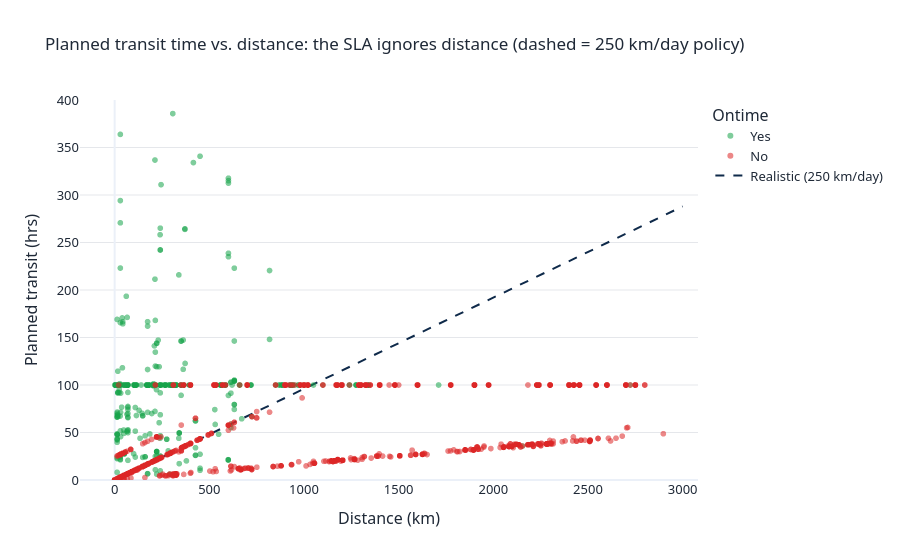

The notebook cell this image was saved under:
### Code cell
band = (df.groupby("DistanceBand").agg(Trips=("BookingID", "count"), OTIF=("IsOnTime", "mean"), MedianLeadDays=("LeadTimeDays", "median"),
          MedianPlannedHrs=("PlannedTransitHrs", "median"), RealisticHrs=("RealisticTransitHrs", "median"), Feasible=("SLAFeasible", "mean")))
display(band)
feas = df.groupby("SLAFeasible").agg(Trips=("BookingID", "count"), OTIF=("IsOnTime", "mean"))
display(feas)
fig = px.scatter(df.dropna(subset=["PlannedTransitHrs"]), x="DistanceKm", y="PlannedTransitHrs", color=df.Ontime.loc[df.PlannedTransitHrs.notna()],
                 color_discrete_map={"Yes": GREEN, "No": RED}, opacity=0.55,
                 title="Planned transit time vs. distance: the SLA ignores distance (dashed = 250 km/day policy)",
                 labels={"color": "On time", "DistanceKm": "Distance (km)", "PlannedTransitHrs": "Planned transit (hrs)"})
xs = np.linspace(0, 3000, 50)
fig.add_scatter(x=xs, y=xs / KM_PER_DAY * 24, mode="lines", line=dict(dash="dash", color=NAVY), name="Realistic (250 km/day)")
fig.update_yaxes(range=[0, 400]); fig.show()

### Figure 1 — Plotly figure (JSON) as saved in the notebook; plotly's stock layout.template omitted (floating-point values rounded to 4 significant figures; data arrays with more than 128 entries replaced by an {"elided": "..."} marker saying what was removed)
{"data": [{"hovertemplate": "Ontime=Yes<br>Distance (km)=%{x}<br>Planned transit (hrs)=%{y}<extra></extra>", "legendgroup": "Yes", "marker": {"color": "#16A34A", "opacity": 0.55, "symbol": "circle"}, "mode": "markers", "name": "Yes", "showlegend": true, "type": "scattergl", "x": {"elided": "1380 float values"}, "xaxis": "x", "y": {"elided": "1380 float values"}, "yaxis": "y"}, {"hovertemplate": "Ontime=No<br>Distance (km)=%{x}<br>Planned transit (hrs)=%{y}<extra></extra>", "legendgroup": "No", "marker": {"color": "#DC2626", "opacity": 0.55, "symbol": "circle"}, "mode": "markers", "name": "No", "showlegend": true, "type": "scattergl", "x": {"elided": "2200 float values"}, "xaxis": "x", "y": {"elided": "2200 float values"}, "yaxis": "y"}, {"line": {"color": "#0F2A4A", "dash": "dash"}, "mode": "lines", "name": "Realistic (250 km/day)", "type": "scatter", "x": [0.0, 61.22, 122.4, 183.7, 244.9, 306.1, 367.3, 428.6, 489.8, 551.0, 612.2, 673.5, 734.7, 795.9, 857.1, 918.4, 979.6, 1041.0, 1102.0, 1163.0, 1224.0, 1286.0, 1347.0, 1408.0, 1469.0, 1531.0, 1592.0, 1653.0, 1714.0, 1776.0, 1837.0, 1898.0, 1959.0, 2020.0, 2082.0, 2143.0, 2204.0, 2265.0, 2327.0, 2388.0, 2449.0, 2510.0, 2571.0, 2633.0, 2694.0, 2755.0, 2816.0, 2878.0, 2939.0, 3000.0], "y": [0.0, 5.878, 11.76, 17.63, 23.51, 29.39, 35.27, 41.14, 47.02, 52.9, 58.78, 64.65, 70.53, 76.41, 82.29, 88.16, 94.04, 99.92, 105.8, 111.7, 117.6, 123.4, 129.3, 135.2, 141.1, 146.9, 152.8, 158.7, 164.6, 170.4, 176.3, 182.2, 188.1, 194.0, 199.8, 205.7, 211.6, 217.5, 223.3, 229.2, 235.1, 241.0, 246.9, 252.7, 258.6, 264.5, 270.4, 276.2, 282.1, 288.0]}], "layout": {"legend": {"title": {"text": "Ontime"}, "tracegroupgap": 0}, "title": {"text": "Planned transit time vs. distance: the SLA ignores distance (dashed = 250 km/day policy)"}, "xaxis": {"anchor": "y", "domain": [0.0, 1.0], "title": {"text": "Distance (km)"}}, "yaxis": {"anchor": "x", "domain": [0.0, 1.0], "range": [0, 400], "title": {"text": "Planned transit (hrs)"}}}}
